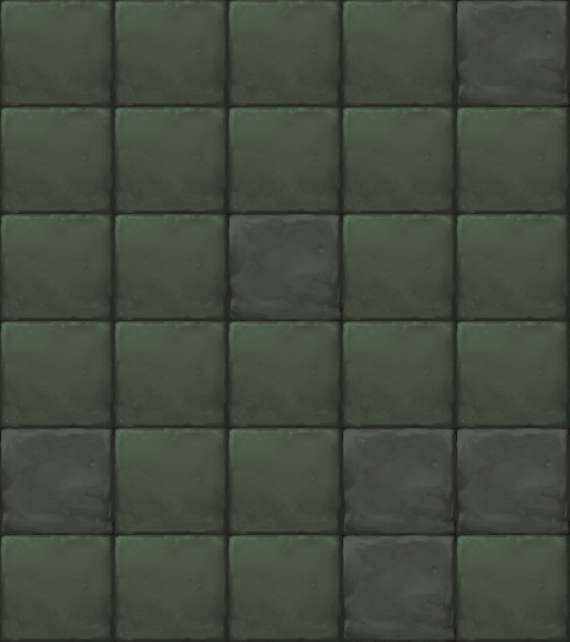

Rendered tile map (Tiled .tmx) drawn with the repository's tilesets; below, a short description and the map source with its tile grids summarised:
An orthogonal 5x6 tile map with 114x107 px tiles, 1 tile layer (块层 1).

<map version="1.0" orientation="orthogonal" width="5" height="6" tilewidth="114" tileheight="107">
 <tileset firstgid="1" name="map053" tilewidth="114" tileheight="107">
  <image source="map053.png" width="228" height="107" />
 </tileset>
 <layer name="块层 1" width="5" height="6">
  <data>[30 cells, 30 non-empty, 2 distinct tile ids]</data>
 </layer>
</map>
